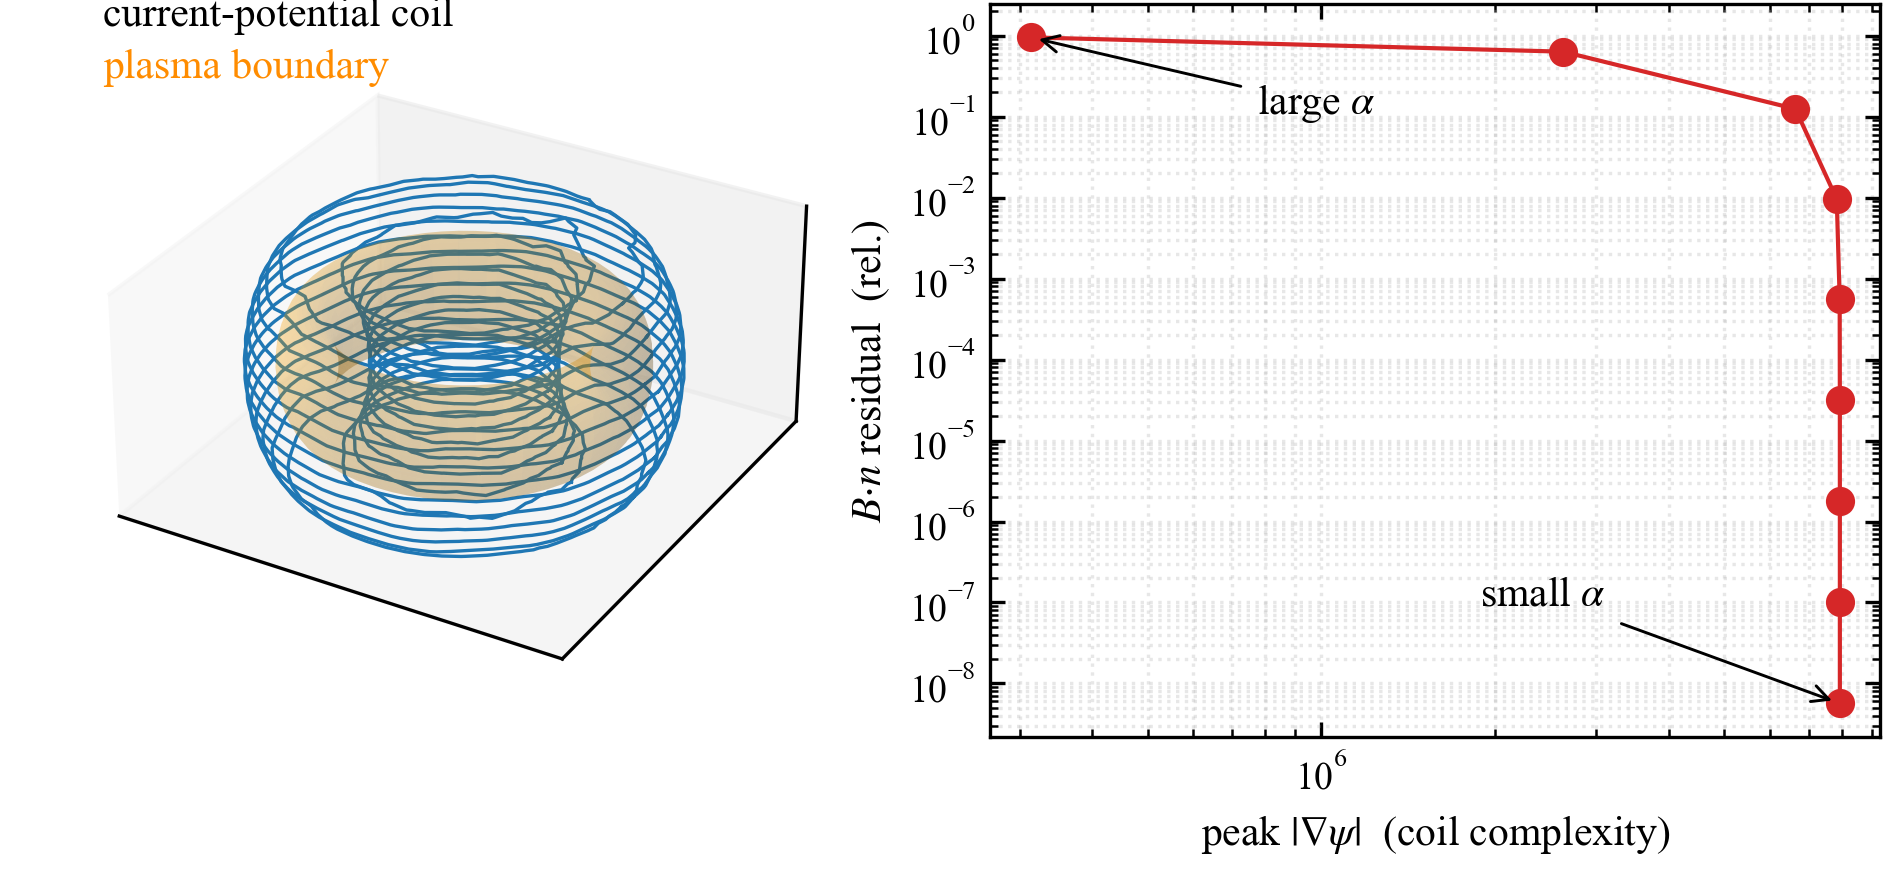

The Python source for this figure:
#!/usr/bin/env python3
"""mini-REGCOIL / NESCOIL: a fusion coil-design (stellarator Stage-2) demo.

The stream-function (current-potential) machinery that designs an MRI gradient
coil or an induction-heating work coil is, mathematically, the SAME object the
fusion community calls a **winding-surface current potential** -- the unknown of
NESCOIL (Merkel 1987), REGCOIL (Landreman 2017) and the surface part of FOCUS
(Zhu 2018).  The Stage-2 coil problem is:

    given a target NORMAL field  B.n  on the PLASMA boundary,
    find a current potential psi on a WINDING SURFACE around it
    whose Biot-Savart field reproduces that B.n  (its iso-contours = the coils).

This demo runs that forward problem with Radia's existing surface-FE stream
function.  ``A_n psi = B_n`` where the rows of ``A_n`` are the plasma-boundary
normal component ``n.B`` of the winding-surface Biot-Savart kernel (we already
assemble the 3-component ``A``; we just dot it with the plasma normal).  Two
demonstrations:

  1. FORWARD WORKS -- two producible targets reproduced to MACHINE PRECISION:
       * uniform vertical field B.n   (a PF / equilibrium / vertical-field coil)
       * non-axisymmetric  sin(theta) cos(2 phi)  (a stellarator-like shape)
     Both give ||A_n psi - B_n|| / ||B_n|| ~ 1e-8 -- the SF designer does the
     stellarator Stage-2 forward problem exactly.

  2. THE REGCOIL TRADE-OFF -- on a GENUINELY HARD target the winding surface
     cannot reproduce cheaply (a high (theta, phi) mode that decays across the
     plasma-coil gap), sweeping the regularisation weight alpha traces the
     classic REGCOIL L-curve: large alpha -> smooth coil, high B.n residual;
     small alpha -> low residual, high peak current density |grad psi| (the
     coil gets sharp / hard to wind).  (field error, coil complexity) is the
     fundamental Stage-2 trade-off REGCOIL is built to expose.

HONEST SCOPE (what this is and is NOT):
  * This is the FORWARD problem with a SINGLE-VALUED current potential psi --
    correct for PF / RMP / shaping / shim fields (no net poloidal current
    through the winding torus hole).  A net-current (TF-type) coil needs the
    MULTI-VALUED secular term  G*zeta + I*theta ; that is the cohomology
    generator the lab already has in ``cohomology_cut.py`` (GMSH cohomology),
    not wired into this demo.
  * The producible targets reproduce to ~1e-8 precisely BECAUSE they are smooth
    and within the winding surface's reach; that is honest (the forward map is
    exact), not a hidden tolerance.  The REGCOIL residual trade-off only appears
    for a target the surface canNOT exactly produce (panel 2).
  * A production stellarator run additionally needs: B.n from a free-boundary
    VMEC equilibrium (here it is an analytic model field), the winding-surface
    geometry optimisation (FOCUS), and coil force / stress.  Those are the named
    next steps, not part of this PoC.

Run (standalone -- no Cubit, no panel UI):
    python demo_regcoil_fusion.py
    python demo_regcoil_fusion.py --no-plot          # JSON only
    python demo_regcoil_fusion.py --n-alpha 12       # finer REGCOIL L-curve

Writes ``demo_regcoil_fusion.json`` (Data Persistence Policy) and, if matplotlib
+ radia-mcp are present, ``demo_regcoil_fusion.{png,pdf}`` next to this script.
"""
from __future__ import annotations

import argparse
import json
import os
import platform
import sys
from datetime import datetime

import numpy as np

# major radius shared by the winding torus and the plasma torus (a simple,
# reproducible stand-in for a VMEC boundary -- swap pts/nrm for a real one).
R_MAJOR = 0.30
A_PLASMA = 0.06       # plasma-boundary minor radius
A_WIND = 0.12         # winding-surface minor radius (the coil lives here)


def _src_paths():
    here = os.path.dirname(os.path.abspath(__file__))
    sys.path.insert(0, os.path.join(here, "..", "..", "src", "radia"))
    sys.path.insert(0, os.path.join(here, "..", "..", "src", "radia", "panels"))


def _torus_surface_vol(a, maxh, path):
    """Save a torus SURFACE mesh (revolved wire = dim-2 surface, what the
    surface stream function lives on -- revolving a Face would give a solid)."""
    from netgen.occ import WorkPlane, Axes, Pnt, Y, Z, Axis, OCCGeometry
    wire = WorkPlane(Axes(Pnt(R_MAJOR, 0, 0), n=Y)).Circle(a).Wire()
    surf = wire.Revolve(Axis(Pnt(0, 0, 0), Z), 360)
    OCCGeometry(surf).GenerateMesh(maxh=maxh).Save(path)
    return path


def _plasma_points_normals(plasma, eval_max):
    """Plasma-boundary sample points + analytic outward normals (torus)."""
    pts = np.array([list(v.point) for v in plasma.vertices])
    if len(pts) > eval_max:
        pts = pts[np.linspace(0, len(pts) - 1, eval_max).astype(int)]
    phi = np.arctan2(pts[:, 1], pts[:, 0])
    nrm = np.column_stack([pts[:, 0] - R_MAJOR * np.cos(phi),
                           pts[:, 1] - R_MAJOR * np.sin(phi), pts[:, 2]])
    nrm /= (np.linalg.norm(nrm, axis=1, keepdims=True) + 1e-30)
    # poloidal angle theta about the tube centre (for shaped targets)
    rho = np.hypot(pts[:, 0], pts[:, 1]) - R_MAJOR
    theta = np.arctan2(pts[:, 2], rho)
    return pts, nrm, theta, phi


def _design(C, fes, coil, A_n, Bn, regularize, alpha_rel):
    """Solve min psi^T S psi s.t. (regularised) A_n psi = Bn; return psi + diag.

    Returns (psi, B.n relative residual, peak |grad psi| = coil complexity)."""
    from ngsolve import GridFunction
    S = C._seminorm(fes, regularize).toarray()
    AtA = A_n.T @ A_n
    alpha = alpha_rel * np.trace(AtA) / fes.ndof
    psi = np.linalg.solve(AtA + alpha * S, A_n.T @ Bn)
    res = float(np.linalg.norm(A_n @ psi - Bn) / (np.linalg.norm(Bn) + 1e-30))
    gfu = GridFunction(fes)
    gfu.vec.FV().NumPy()[:] = psi
    return psi, res, float(C._peak_current_density(fes, coil, gfu))


def _contours(C, coil, psi, n_levels):
    verts = np.array([list(v.point) for v in coil.vertices])
    tris = C._surface_triangles(coil)
    tol = max(1e-12, 1e-6 * C._char_len(verts, tris))
    loops = []
    for lev in C._contour_levels(psi[:coil.nv], n_levels):
        loops.extend(C._segs_to_polylines(
            C._contour_segments(verts, psi[:coil.nv], tris, lev), tol))
    return loops


def main():
    ap = argparse.ArgumentParser(
        description="mini-REGCOIL / NESCOIL fusion coil-design demo")
    ap.add_argument("--out-dir",
                    default=os.path.dirname(os.path.abspath(__file__)))
    ap.add_argument("--work-dir",
                    default=os.path.join(os.environ.get("TEMP", "/tmp"),
                                         "sf_regcoil"))
    ap.add_argument("--eval-max", type=int, default=220,
                    help="plasma-boundary B.n sample points")
    ap.add_argument("--wind-maxh", type=float, default=0.045)
    ap.add_argument("--plasma-maxh", type=float, default=0.035)
    ap.add_argument("--n-levels", type=int, default=14,
                    help="current-potential contours (= coil turns) to draw")
    ap.add_argument("--n-alpha", type=int, default=9,
                    help="REGCOIL L-curve points (alpha sweep)")
    ap.add_argument("--no-plot", action="store_true")
    args = ap.parse_args()

    _src_paths()
    import calc_streamfunction as C
    from ngsolve import Mesh, H1, specialcf, TaskManager

    os.makedirs(args.work_dir, exist_ok=True)

    with TaskManager():
        coil = Mesh(_torus_surface_vol(
            A_WIND, args.wind_maxh, os.path.join(args.work_dir, "wind.vol")))
        plasma = Mesh(_torus_surface_vol(
            A_PLASMA, args.plasma_maxh, os.path.join(args.work_dir, "plasma.vol")))
        fes = H1(coil, order=1, definedon=coil.Boundaries(".*"))
        n_cf = specialcf.normal(3)

        pts, nrm, theta, phi = _plasma_points_normals(plasma, args.eval_max)
        # A (3-component) at the plasma points -> dot with plasma normal = A_n.
        A3 = C._assemble_biot_savart(fes, n_cf, pts, [0, 1, 2]).reshape(
            len(pts), 3, fes.ndof)
        A_n = np.einsum("mc,mcj->mj", nrm, A3)

        # ---- 1. forward works: two producible targets -> machine precision ----
        targets = {
            "uniform_vertical_PF": nrm[:, 2],
            "stellarator_sinTheta_cos2phi": np.sin(theta) * np.cos(2 * phi),
        }
        designs = {}
        ref_loops = None
        for name, Bn in targets.items():
            psi, res, peakJ = _design(C, fes, coil, A_n, Bn, "h1", 1e-7)
            loops = _contours(C, coil, psi, args.n_levels)
            designs[name] = {"bn_residual_rel": res,
                             "peak_grad_psi": peakJ,
                             "n_contours": len(loops)}
            if name == "uniform_vertical_PF":
                ref_loops = loops
            print(f"[forward] {name:32s}  B.n resid={res:.2e}  "
                  f"peak|grad psi|={peakJ:.2e}  contours={len(loops)}")

        # ---- 2. REGCOIL L-curve on a GENUINELY HARD target ----
        # a high (theta, phi) mode decays across the plasma-coil gap, so it is
        # NOT cheaply producible: alpha now genuinely trades B.n residual against
        # peak |grad psi| (coil complexity).  alpha large -> smooth coil, high
        # residual; alpha small -> low residual, current density saturates at the
        # surface's representation limit (the vertical leg of the L-curve).
        Bn_hard = np.sin(3 * theta) * np.cos(5 * phi)
        alpha_rel_grid = np.logspace(2.0, -8.0, args.n_alpha)
        lcurve = []
        for a_rel in alpha_rel_grid:
            _psi, res, peakJ = _design(C, fes, coil, A_n, Bn_hard, "h1",
                                       float(a_rel))
            lcurve.append({"alpha_rel": float(a_rel),
                           "bn_residual_rel": res, "peak_grad_psi": peakJ})
            print(f"[L-curve] alpha_rel={a_rel:.1e}  B.n resid={res:.3e}  "
                  f"peak|grad psi|={peakJ:.3e}")

    data = {
        "timestamp": datetime.now().isoformat(timespec="seconds"),
        "hostname": platform.node(),
        "benchmark": "regcoil_fusion_forward",
        "problem": {
            "winding_torus": {"R": R_MAJOR, "a": A_WIND, "maxh": args.wind_maxh},
            "plasma_torus": {"R": R_MAJOR, "a": A_PLASMA, "maxh": args.plasma_maxh},
            "winding_ndof": int(fes.ndof),
            "plasma_eval_points": int(len(pts)),
            "regularize": "h1",
            "note": "single-valued psi (no net-current secular term); "
                    "B.n from analytic model fields (swap for free-boundary "
                    "VMEC for a production run).",
        },
        "producible_targets": designs,
        "regcoil_lcurve": {
            "hard_target": "sin(3 theta) cos(5 phi)",
            "points": lcurve,
        },
    }
    jpath = os.path.join(args.out_dir, "demo_regcoil_fusion.json")
    with open(jpath, "w", encoding="utf-8") as f:
        json.dump(data, f, indent=2)
    print(f"\nResults -> {jpath}")

    if not args.no_plot:
        _plot(args, ref_loops, lcurve)


def _plot(args, loops, lcurve):
    """(a) 3D current-potential coil around the plasma boundary;
       (b) the REGCOIL L-curve (B.n residual vs peak current density)."""
    import matplotlib
    matplotlib.use("Agg")
    import matplotlib.pyplot as plt
    # Lab figure convention (radia_mcp.figure): authored AT the 16 cm embed
    # width, 10 pt, Times New Roman, TrueType; NO in-figure title (the README /
    # caption carries it).  apply_lab_style sets the fonts; a 3D panel is not
    # served by the 2D-grid lab_figure() helper, so we build the mixed
    # 3D + 2D figure ourselves and let save_lab_figure() gate + write it.
    try:
        from radia_mcp.figure import apply_lab_style, save_lab_figure
    except Exception as e:
        print(f"(plot skipped: radia-mcp figure unavailable: {e})")
        return
    plt.rcParams["pdf.fonttype"] = 42
    w_in, h_in = apply_lab_style(embed_width_cm=16.0, aspect=0.46)
    fig = plt.figure(figsize=(w_in, h_in))

    # (a) the designed coil = current-potential contours on the winding torus
    ax = fig.add_subplot(1, 2, 1, projection="3d")
    u = np.linspace(0, 2 * np.pi, 60)
    v = np.linspace(0, 2 * np.pi, 40)
    U, V = np.meshgrid(u, v)
    X = (R_MAJOR + A_PLASMA * np.cos(V)) * np.cos(U)
    Yy = (R_MAJOR + A_PLASMA * np.cos(V)) * np.sin(U)
    Zz = A_PLASMA * np.sin(V)
    ax.plot_surface(X, Yy, Zz, color="orange", alpha=0.18, linewidth=0)
    for p in loops:
        ax.plot(p[:, 0], p[:, 1], p[:, 2], lw=0.8, color="C0")
    ax.text2D(0.02, 0.97, "current-potential coil", transform=ax.transAxes)
    ax.text2D(0.02, 0.90, "plasma boundary", transform=ax.transAxes,
              color="darkorange")
    for s in ("x", "y", "z"):
        getattr(ax, f"set_{s}ticks")([])
    ax.set_box_aspect((1, 1, 0.5))

    # (b) the REGCOIL L-curve: residual vs coil complexity as alpha sweeps
    ax2 = fig.add_subplot(1, 2, 2)
    res = [pt["bn_residual_rel"] for pt in lcurve]
    pk = [pt["peak_grad_psi"] for pt in lcurve]
    ax2.loglog(pk, res, "o-", color="C3")
    ax2.set_xlabel(r"peak $|\nabla\psi|$  (coil complexity)")
    ax2.set_ylabel(r"$B{\cdot}n$ residual  (rel.)")
    ax2.grid(True, which="both", alpha=0.3)
    ax2.annotate(r"large $\alpha$", xy=(pk[0], res[0]),
                 xytext=(0.30, 0.85), textcoords="axes fraction",
                 arrowprops=dict(arrowstyle="->", lw=0.7))
    ax2.annotate(r"small $\alpha$", xy=(pk[-1], res[-1]),
                 xytext=(0.55, 0.18), textcoords="axes fraction",
                 arrowprops=dict(arrowstyle="->", lw=0.7))

    info = save_lab_figure(fig, os.path.join(args.out_dir,
                                             "demo_regcoil_fusion"),
                           embed_width_cm=16.0)
    print(f"Plot    -> {', '.join(info['wrote'])}")


if __name__ == "__main__":
    main()
